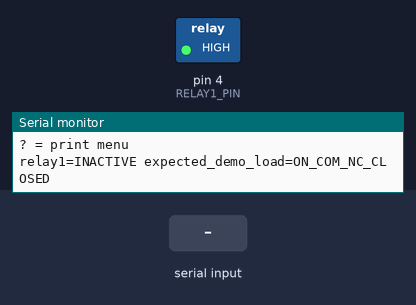
Bench run of a sketch on a simulated Arduino Uno, built with avr-gcc and run on an emulated ATmega328P. On the bench: switched loads named in the sketch (green lamp = pin HIGH), the last lines printed to the serial monitor. The inputs (shaded band) are chosen by the test bench.

Above: at 1.2 s.
1.3 s: "c" received over Serial
At 2.5 s:
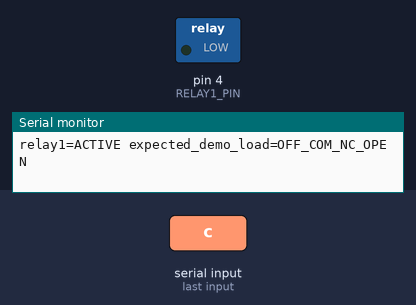
2.8 s: "n" received over Serial
At 3.7 s:
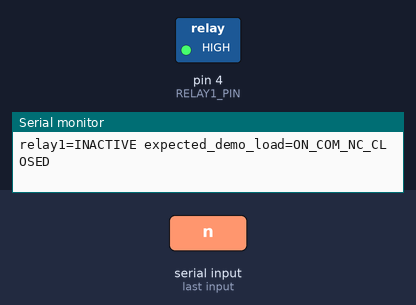
4.3 s: "t" received over Serial
At 4.9 s:
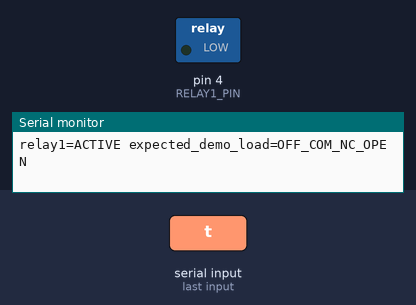
Timing chart, 0 to 7.3 s (numbered marks = the images above; inputs shaded):
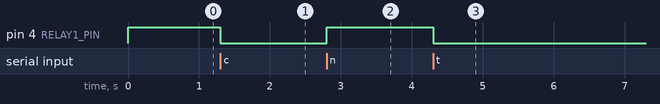

The sketch:

M13_Relay_COM_NC_Demo_Load.ino
```cpp
constexpr byte RELAY1_PIN = 4;
constexpr byte RELAY_ACTIVE_LEVEL = LOW;
constexpr byte RELAY_INACTIVE_LEVEL = HIGH;
constexpr unsigned long AUTO_INTERVAL_MS = 5000;

bool relayActive = false;
bool autoMode = false;
unsigned long lastAutoMs = 0;

void applyRelay() {
  digitalWrite(RELAY1_PIN, relayActive ? RELAY_ACTIVE_LEVEL : RELAY_INACTIVE_LEVEL);
  Serial.print(F("relay1="));
  Serial.print(relayActive ? F("ACTIVE") : F("INACTIVE"));
  Serial.print(F(" expected_demo_load="));
  Serial.println(relayActive ? F("OFF_COM_NC_OPEN") : F("ON_COM_NC_CLOSED"));
}

void setRelay(bool nextActive) {
  relayActive = nextActive;
  applyRelay();
}

void printMenu() {
  Serial.println(F("commands:"));
  Serial.println(F("n = normal, relay inactive, COM-NC closed, demo load ON"));
  Serial.println(F("c = cut, relay active, COM-NC open, demo load OFF"));
  Serial.println(F("t = toggle once"));
  Serial.println(F("r = repeat every 5 seconds"));
  Serial.println(F("s = stop repeat and return to normal"));
  Serial.println(F("? = print menu"));
}

void setup() {
  digitalWrite(RELAY1_PIN, RELAY_INACTIVE_LEVEL);
  pinMode(RELAY1_PIN, OUTPUT);
  digitalWrite(RELAY1_PIN, RELAY_INACTIVE_LEVEL);

  Serial.begin(115200);
  Serial.println(F("BahayShield G2 M13 Relay 1 COM-NC demo load"));
  Serial.println(F("M12 proved active LOW, so defaults are already correct"));
  Serial.println(F("use low-voltage load only"));
  printMenu();
  applyRelay();
}

void loop() {
  const unsigned long now = millis();

  if (Serial.available()) {
    const char command = Serial.read();

    switch (command) {
      case 'n':
        autoMode = false;
        setRelay(false);
        break;
      case 'c':
        autoMode = false;
        setRelay(true);
        break;
      case 't':
        autoMode = false;
        setRelay(!relayActive);
        break;
      case 'r':
        autoMode = true;
        lastAutoMs = now;
        Serial.println(F("repeat=ON"));
        break;
      case 's':
        autoMode = false;
        Serial.println(F("repeat=OFF"));
        setRelay(false);
        break;
      case '?':
        printMenu();
        break;
    }
  }

  if (autoMode && now - lastAutoMs >= AUTO_INTERVAL_MS) {
    lastAutoMs = now;
    relayActive = !relayActive;
    applyRelay();
  }
}
```

Measured:
- after the input at 1.3 s, pin 4 (RELAY1_PIN): HIGH → LOW at once
- after the input at 2.8 s, pin 4 (RELAY1_PIN): LOW → HIGH at once
- after the input at 4.3 s, pin 4 (RELAY1_PIN): HIGH → LOW at once
